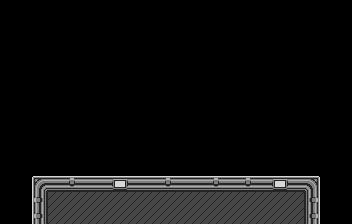

A level layout from a 2D game, rendered from its tile map. Below: a short description, then the map file with tile-grid data replaced by summaries:
An orthogonal 22x14 tile map with 16x16 px tiles, 1 tile layer (Tile Layer 1).

<map version="1.0" orientation="orthogonal" renderorder="right-down" width="22" height="14" tilewidth="16" tileheight="16" nextobjectid="1">
 <tileset firstgid="1" name="walls" tilewidth="16" tileheight="16">
  <image source="../images/tiles/walls.png" width="320" height="240" />
  <tile id="0">
   <properties>
    <property name="tileset" value="walls" />
   </properties>
  </tile>
 </tileset>
 <layer name="Tile Layer 1" width="22" height="14">
  <properties>
   <property name="tileset" value="walls" />
  </properties>
  <data>[308 cells, 54 non-empty, 9 distinct tile ids]</data>
 </layer>
</map>
